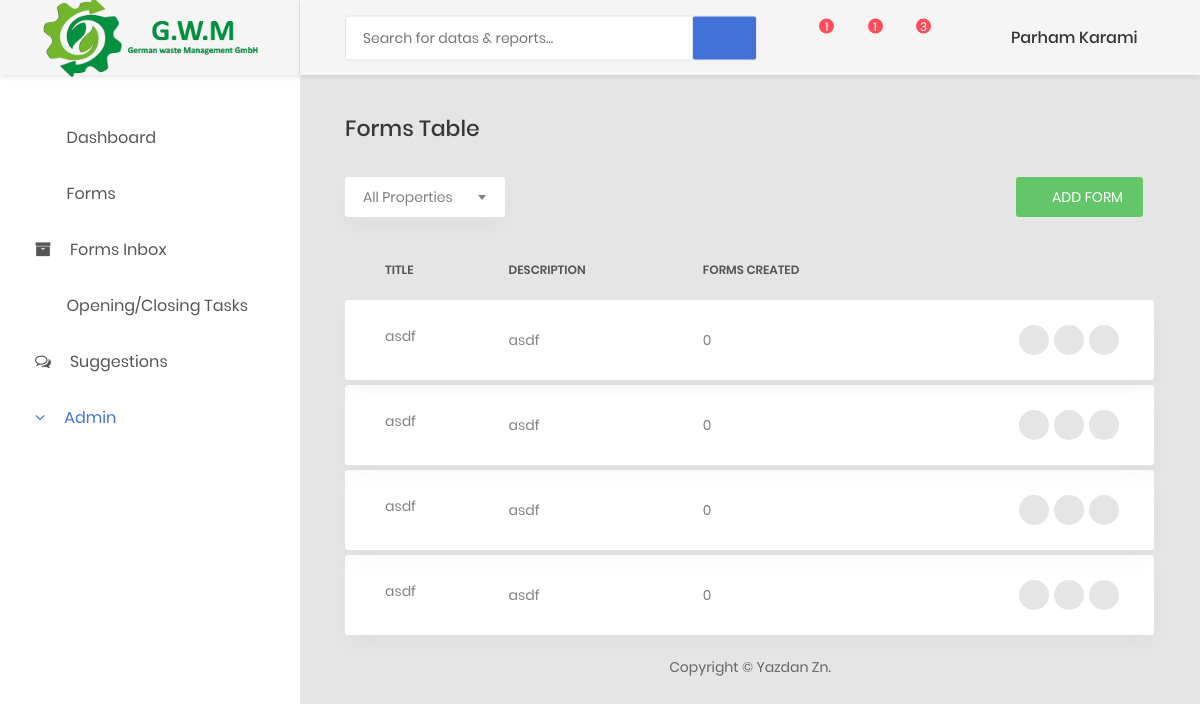
Page /dashboard/forms-admin/ (signed in) on the committed database.
### dashboard/models.py (models this page shows, shortened)
class User(AbstractUser):
    email = models.CharField(max_length=80,unique=True)
    username = models.CharField(max_length=45,unique=True)
    first_name = models.CharField(max_length=45)
    last_name =  models.CharField(max_length=45)
    role = models.CharField(max_length=45, choices=ROLES)
    department = models.ForeignKey("Department",on_delete=models.SET_NULL, null=True)
    USERNAME_FIELD="username"
    REQUIRED_FIELDS=['email',"first_name","last_name","role"]

class FormSample(models.Model):
    title = models.CharField(max_length=50)
    description = models.TextField()
    fields = models.JSONField(null=True) # Type: , Value:
    transitions = models.JSONField(null=True)
    theme_color = models.CharField(null=True,max_length=50)

### dashboard/views.py (the view, shortened to what this page needs)
# urls.py: path("forms-admin/", views.dashboard_forms_admin, name="forms-admin"),
def dashboard_forms_admin(request):
    if not request.user.is_authenticated:
        return redirect("login")
    ROLES_filtered = []
    for r1, r2 in ROLES:
        ROLES_filtered.append(r1)
    if request.method == "GET":
        all_sample_forms = list(FormSample.objects.all())
        users = User.objects.all()
        for sample in all_sample_forms:
            sample.fields = json.loads(sample.fields) if issubclass(type(sample.fields), str) else sample.fields
            sample.fields_str = json.dumps(sample.fields)
            sample.transitions = json.loads(sample.transitions)
            sample.transitions_user = sample.transitions if issubclass(type(sample.transitions), str) else json.dumps(sample.transitions)
            trns_copy = list(sample.transitions)
            for index, trn in enumerate(sample.transitions) :
                if trn.isnumeric():
                    user = User.objects.get(pk=trn)
                    trns_copy[index] = user.first_name + " " +user.last_name
            print(sample.transitions)
            sample.transitions_str = trns_copy if issubclass(type(trns_copy), str) else json.dumps(trns_copy)
        return render(request, 'dashboard/forms-admin.html',{'page':'forms-admin',"formsamples":all_sample_forms,"roles":ROLES_filtered,  'users' : users})

### dashboard/templates/dashboard/forms-admin.html (shortened to what this page needs)
{% extends 'dashboard/base.html' %}
{% block content %}
    <div class="row">
        <div class="col-md-12">
            <h3 class="title-5 m-b-35">Forms Table</h3>
            <div class="table-data__tool">
                <div class="table-data__tool-left">
                    <div class="rs-select2--light rs-select2--md">
                    </div>
                </div>
                <div class="table-data__tool-right">
                    <button onclick="location.href='{% url "newform" %}';" class="au-btn au-btn-icon au-btn--green au-btn--small">
                        <i class="zmdi zmdi-plus" ></i>add form</button>
                </div>
            </div>
            <div class="table-responsive table-responsive-data2">
                <table class="table table-data2">
                    <thead>
                        <tr>
                            <th>title</th>
                            <th>description</th>
                            <th>forms created</th>
                            <th></th>
                        </tr>
                    </thead>
                    <tbody>
                        {% for formsample in  formsamples   %}
                            <tr class="spacer"></tr>
                            <tr class="tr-shadow">
                                <td>{{formsample.title}}</td>
                                <td>{{formsample.description}}</td>
                                <td> 0</td>
                                <td>
                                    <div class="table-data-feature">
                                        <button class="item" data-toggle="modal" data-target='#edit_{{formsample.id}}' data-placement="top" title="Edit" onclick="pushToField('{{formsample.fields_str}}','{{formsample.transitions_str}}','{{formsample.id}}','{{formsample.transitions_user}}')">
                                            <i class="zmdi zmdi-edit"></i>
                                        </button>
                                        <button class="item" data-toggle="modal" data-target='#delete_{{formsample.id}}' data-placement="top" title="Delete">
                                             <i class="zmdi zmdi-delete"></i>
                                        </button>
                                        <button class="item" data-toggle="tooltip" data-placement="top" title="More">
                                            <i class="zmdi zmdi-more"></i>
                                        </button>
                                    </div>
                                </td>
                            </tr>
                        {% endfor %}
                    </tbody>
                </table>
            </div>
        </div>
    </div>
{% endblock content %}

### dashboard/templates/dashboard/base.html (shortened to what this page needs)
<!DOCTYPE html>
<html lang="en">
<head>
    {% load static %}
    <link href={% static "css/font-face.css" %} rel="stylesheet" media="all">
    <link href={% static "vendor/font-awesome-4.7/css/font-awesome.min.css" %} rel="stylesheet" media="all">
    <link href={% static "vendor/font-awesome-5/css/fontawesome-all.min.css" %} rel="stylesheet" media="all">
    <link href={% static "vendor/mdi-font/css/material-design-iconic-font.min.css" %} rel="stylesheet" media="all">
    <link rel="stylesheet" href="https://cdnjs.cloudflare.com/ajax/libs/font-awesome/4.7.0/css/font-awesome.min.css">
    <link href={% static "vendor/bootstrap-4.1/bootstrap.min.css" %} rel="stylesheet" media="all">
    <link href={% static "vendor/animsition/animsition.min.css" %} rel="stylesheet" media="all">
    <link href={% static "vendor/bootstrap-progressbar/bootstrap-progressbar-3.3.4.min.css" %} rel="stylesheet" media="all">
    <link href={% static "vendor/wow/animate.css" %} rel="stylesheet" media="all">
    <link href={% static "vendor/css-hamburgers/hamburgers.min.css" %} rel="stylesheet" media="all">
    <link href={% static "vendor/slick/slick.css" %} rel="stylesheet" media="all">
    <link href={% static "vendor/select2/select2.min.css" %} rel="stylesheet" media="all">
    <link href={% static "vendor/perfect-scrollbar/perfect-scrollbar.css" %} rel="stylesheet" media="all">
    <link href={% static "css/theme.css" %} rel="stylesheet" media="all">
</head>
<body class="animsition">
    <div class="page-wrapper">
        <aside class="menu-sidebar d-none d-lg-block">
            <div class="logo">
                <a href="#">
                    <img src={% static "images/icon/logo.png"%} alt="Cool Admin" />
                </a>
            </div>
            <div class="menu-sidebar__content js-scrollbar1">
                <nav class="navbar-sidebar">
                    <ul class="list-unstyled navbar__list">
                        <li {% if page == "dashboard" %} class="active" {% endif %}>
                            <a href="{% url "dashboard"  %}">
                                <i class="fas fa-tachometer-alt"></i>Dashboard</a>
                        </li>
                        <li {% if page == "forms" %} class="active" {% endif %}>
                            <a href={% url "forms"%}>
                                <i class="far fa-check-square"></i>Forms</a>
                        </li>
                        <li {% if page == "forms-inbox" %} class="active" {% endif %}>
                            <a href={% url "forms-inbox"%}>
                                <i class="fa fa-archive"></i>Forms Inbox</a>
                        </li>
                        <li {% if page == "oc-tasks" %} class="active" {% endif %}>
                            <a href={% url "oc-tasks"%}>
                                <i class="far  fa-calendar-o"></i>Opening/Closing Tasks</a>
                        </li>
                        <li {% if page == "suggestions" %} class="active" {% endif %}>
                            <a href={% url "suggestions"%}>
                                <i class="fa fa-comments-o" style="font-size:16px"></i>Suggestions</a>
                        </li>
                        {% if user.is_superuser %}
                        <li class="has-sub{% if page == "forms-admin" or page == "oc-admin" or page == "suggestions-admin"%} active {% endif %}">
                            <a class="js-arrow " href="#"><i class="fa fa-angle-down "></i>Admin</a>
                        </li>
                        {% endif %}
                    </ul>
                </nav>
            </div>
        </aside>
        <div class="page-container">
            <header class="header-desktop">
                <div class="section__content section__content--p30">
                    <div class="container-fluid">
                        <div class="header-wrap">
                            <form class="form-header" action="" method="POST">
                                <input class="au-input au-input--xl" type="text" name="search" placeholder="Search for datas &amp; reports..." />
                                <button class="au-btn--submit" type="submit">
                                    <i class="zmdi zmdi-search"></i>
                                </button>
                            </form>
                            <div class="header-button">
                                <div class="noti-wrap">
                                    <div class="noti__item js-item-menu">
                                        <i class="zmdi zmdi-comment-more"></i>
                                        <span class="quantity">1</span>
                                    </div>
                                    <div class="noti__item js-item-menu">
                                        <i class="zmdi zmdi-email"></i>
                                        <span class="quantity">1</span>
                                    </div>
                                    <div class="noti__item js-item-menu">
                                        <i class="zmdi zmdi-notifications"></i>
                                        <span class="quantity">3</span>
                                    </div>
                                </div>
                                <div class="account-wrap">
                                    <div class="account-item clearfix js-item-menu">
                                        <div class="image">
                                        </div>
                                        <div class="content">
                                            <a class="js-acc-btn" href="#">{{ user.first_name }} {{ user.last_name }}</a>
                                        </div>
                                    </div>
                                </div>
                            </div>
                        </div>
                    </div>
                </div>
            </header>
            <div class="main-content">
                <div class="section__content section__content--p30">
                    <div class="container-fluid">
                        {% block content %}
                        {% endblock content %}
                        <div class="row">
                            <div class="col-md-12">
                                <div class="copyright">
                                    <p>Copyright © Yazdan Zn</a>.</p>
                                </div>
                            </div>
                        </div>
                    </div>
                </div>
            </div>
        </div>
    </div>
</body>
</html>

### rows in the picture
User: first_name "Parham", last_name "Karami"
FormSample: title "asdf", description "asdf"
FormSample: title "asdf", description "asdf"
FormSample: title "asdf", description "asdf"
FormSample: title "asdf", description "asdf"
